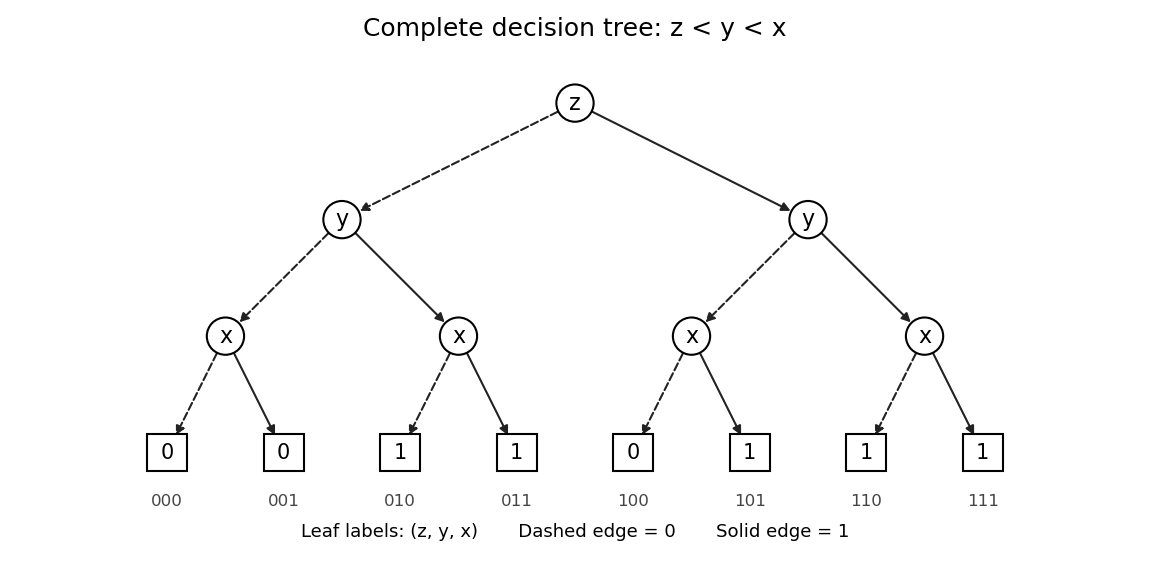

Write the Python code that produced this figure.
"""Draw the full tree in Oxford CAFV 2015 Q1(c); output in the current directory.

Tested with Python 3.14.4, matplotlib 3.10.7 and numpy 2.3.5.
"""
from pathlib import Path
import matplotlib
matplotlib.use('Agg')
import matplotlib.pyplot as plt
from matplotlib.patches import Circle, Rectangle, FancyArrowPatch


def main():
    fig, ax = plt.subplots(figsize=(11.5, 5.8), dpi=100, facecolor='white')
    ax.set_facecolor('white')
    levels = [[3.5], [1.5, 5.5], [.5, 2.5, 4.5, 6.5], list(range(8))]
    values = [0, 0, 1, 1, 0, 1, 1, 1]
    for depth in range(3):
        for i, x in enumerate(levels[depth]):
            for bit in (0, 1):
                x2 = levels[depth + 1][2 * i + bit]
                p = (x, 3 - depth)
                q = (x2, 2 - depth)
                ax.add_patch(FancyArrowPatch(p, q, arrowstyle='-|>', mutation_scale=13,
                    linewidth=1.5, linestyle='--' if bit == 0 else '-',
                    shrinkA=14, shrinkB=14, color='#222222'))
    for depth in range(3):
        for x in levels[depth]:
            ax.add_patch(Circle((x, 3 - depth), .16, facecolor='white', edgecolor='black', lw=1.5, zorder=3))
            ax.text(x, 3 - depth, ['z', 'y', 'x'][depth], ha='center', va='center', fontsize=16, zorder=4)
    for x, value in zip(levels[3], values):
        ax.add_patch(Rectangle((x - .17, -.16), .34, .32, facecolor='white', edgecolor='black', lw=1.5, zorder=3))
        ax.text(x, 0, str(value), ha='center', va='center', fontsize=15, zorder=4)
        ax.text(x, -.42, format(x, '03b'), ha='center', va='center', fontsize=12, color='#444444')
    ax.text(3.5, -.72, 'Leaf labels: (z, y, x)       Dashed edge = 0       Solid edge = 1', ha='center', fontsize=13)
    ax.set_title('Complete decision tree: z < y < x', fontsize=18, pad=15)
    ax.set_xlim(-.55, 7.55)
    ax.set_ylim(-.95, 3.4)
    ax.set_aspect('equal')
    ax.axis('off')
    fig.tight_layout(pad=1.2)
    fig.savefig(Path('formal-verification-2015-decision-tree.png'), facecolor='white')
    plt.close(fig)


if __name__ == '__main__':
    main()
